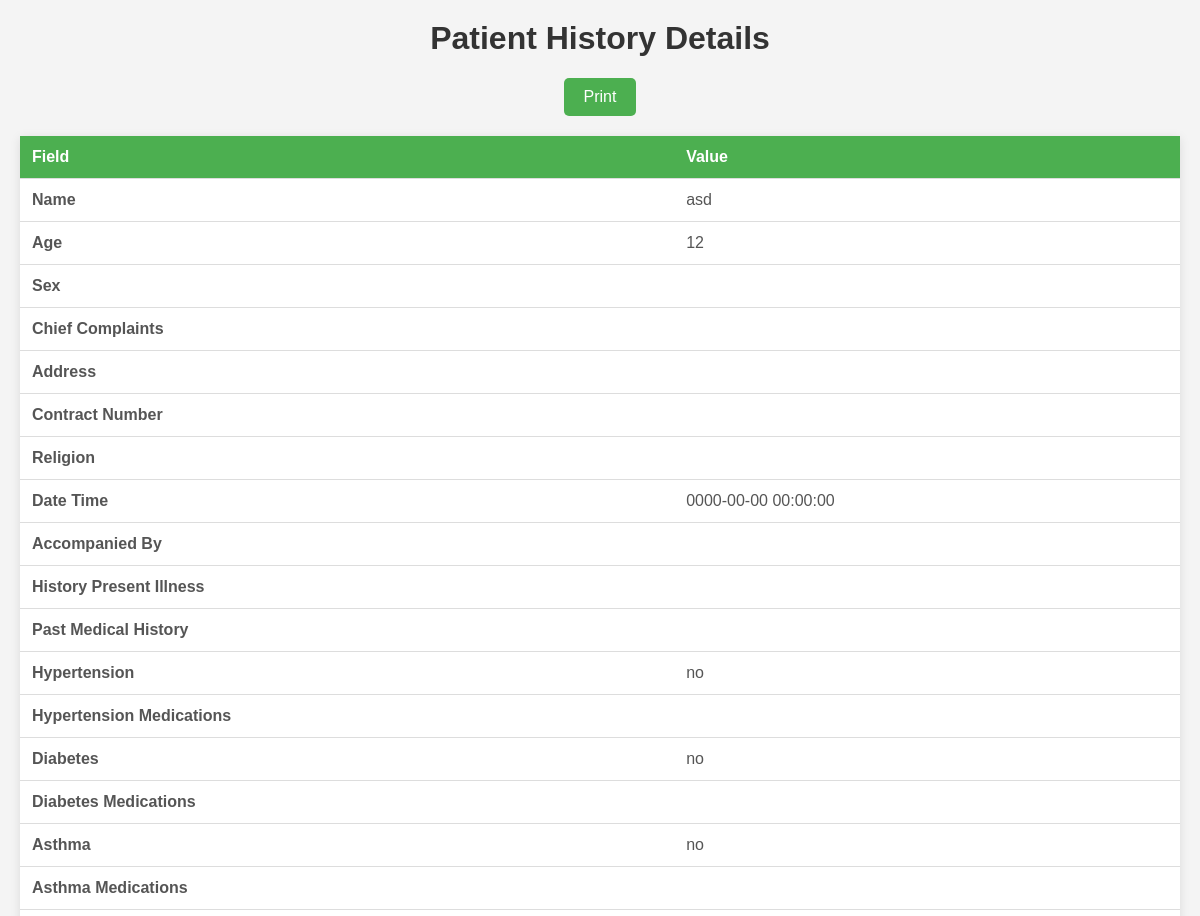
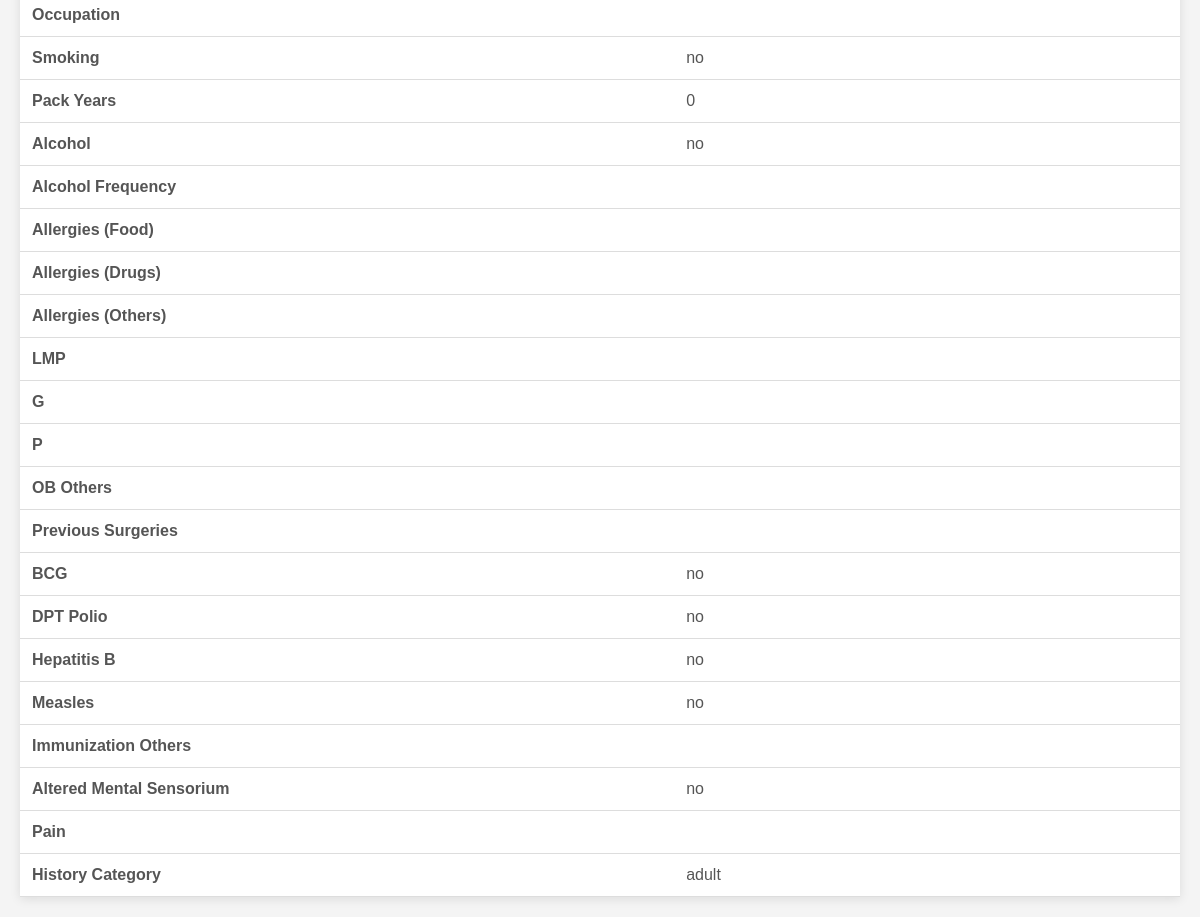
The page /adminsuper/view_history.php?id=8 on the database its author committed (2 pictures, top to bottom).
### tables this page shows
CREATE TABLE `history_sheet` (
  `id` int(11) NOT NULL,
  `patient_name` varchar(255) DEFAULT NULL,
  `age` int(11) DEFAULT NULL,
  `sex` enum('Male','Female','Other') DEFAULT NULL,
  `cs` varchar(255) DEFAULT NULL,
  `address` varchar(255) DEFAULT NULL,
  `contract_number` varchar(255) DEFAULT NULL,
  `religion` varchar(255) DEFAULT NULL,
  `date_time` datetime DEFAULT NULL,
  `accompanied_by` varchar(255) DEFAULT NULL,
  `chief_complaints` text DEFAULT NULL,
  `history_present_illness` text DEFAULT NULL,
  `past_medical_history` text DEFAULT NULL,
  `hypertension` enum('yes','no') DEFAULT 'no',
  `hypertension_meds` varchar(255) DEFAULT NULL,
  `diabetes` enum('yes','no') DEFAULT 'no',
  `diabetes_meds` varchar(255) DEFAULT NULL,
  `asthma` enum('yes','no') DEFAULT 'no',
  `asthma_meds` varchar(255) DEFAULT NULL,
  `others` enum('yes','no') DEFAULT 'no',
  `others_meds` varchar(255) DEFAULT NULL,
  `occupation` varchar(255) DEFAULT NULL,
  `smoking` enum('yes','no') DEFAULT 'no',
  `pack_years` int(11) DEFAULT NULL,
  `alcohol` enum('yes','no') DEFAULT 'no',
  `alcohol_frequency` varchar(255) DEFAULT NULL,
  `others_social` enum('yes','no') DEFAULT 'no',
  `others_social_detail` varchar(255) DEFAULT NULL,
  `pediatric_feeding` enum('yes','no') DEFAULT 'no',
  `pediatric_feeding_others` varchar(255) DEFAULT NULL,
  `allergies_food` varchar(255) DEFAULT NULL,
  `allergies_drugs` varchar(255) DEFAULT NULL,
  `allergies_others` varchar(255) DEFAULT NULL,
  `lmp` varchar(255) DEFAULT NULL,
  `g` varchar(255) DEFAULT NULL,
  `p` varchar(255) DEFAULT NULL,
  `ob_others` varchar(255) DEFAULT NULL,
  `previous_surgeries` text DEFAULT NULL,
  `bcg` enum('yes','no') DEFAULT 'no',
  `dpt_polio` enum('yes','no') DEFAULT 'no',
  `hepatitis_b` enum('yes','no') DEFAULT 'no',
  `measles` enum('yes','no') DEFAULT 'no',
  `immunization_others` varchar(255) DEFAULT NULL,
  `altered_mental_sensorium` enum('yes','no') DEFAULT 'no',
  `pain` varchar(255) DEFAULT NULL,
  `history_category` varchar(50) DEFAULT NULL
);

### adminsuper/view_history.php (the view, shortened to what this page needs)
<?php
include("../connection.php");
if (isset($_GET['id'])) {
    $id = intval($_GET['id']);
    $sql = "
        SELECT
            patient_name,
            age,
            sex,
            cs,
            address,
            contract_number,
            religion,
            date_time,
            accompanied_by,
            chief_complaints,
            history_present_illness,
            past_medical_history,
            hypertension,
            hypertension_meds,
            diabetes,
            diabetes_meds,
            asthma,
            asthma_meds,
            others,
            others_meds,
            occupation,
            smoking,
            pack_years,
            alcohol,
            alcohol_frequency,
            others_social,
            others_social_detail,
            pediatric_feeding,
            pediatric_feeding_others,
            allergies_food,
            allergies_drugs,
            allergies_others,
            lmp,
            g,
            p,
            ob_others,
            previous_surgeries,
            bcg,
            dpt_polio,
            hepatitis_b,
            measles,
            immunization_others,
            altered_mental_sensorium,
            pain,
            history_category
        FROM
            history_sheet
        WHERE
            id = ?
    ";
    $stmt = $database->prepare($sql);
    $stmt->bind_param("i", $id);
    $stmt->execute();
    $result = $stmt->get_result();
    if ($result->num_rows > 0) {
        $row = $result->fetch_assoc();
        ?>
        <h1>Patient History Details</h1>
        <button class="print-btn" onclick="window.print();">Print</button>
        <table>
            <tr>
                <th>Field</th>
                <th>Value</th>
            </tr>
            <tr>
                <td><strong>Name</strong></td>
                <td><?php echo htmlspecialchars($row['patient_name']); ?></td>
            </tr>
            <tr>
                <td><strong>Age</strong></td>
                <td><?php echo htmlspecialchars($row['age']); ?></td>
            </tr>
            <tr>
                <td><strong>Sex</strong></td>
                <td><?php echo htmlspecialchars($row['sex']); ?></td>
            </tr>
            <tr>
                <td><strong>Chief Complaints</strong></td>
                <td><?php echo htmlspecialchars($row['chief_complaints']); ?></td>
            </tr>
            <tr>
                <td><strong>Address</strong></td>
                <td><?php echo htmlspecialchars ($row['address']); ?></td>
            </tr>
            <tr>
                <td><strong>Contract Number</strong></td>
                <td><?php echo htmlspecialchars($row['contract_number']); ?></td>
            </tr>
            <tr>
                <td><strong>Religion</strong></td>
                <td><?php echo htmlspecialchars($row['religion']); ?></td>
            </tr>
            <tr>
                <td><strong>Date Time</strong></td>
                <td><?php echo htmlspecialchars($row['date_time']); ?></td>
            </tr>
            <tr>
                <td><strong>Accompanied By</strong></td>
                <td><?php echo htmlspecialchars($row['accompanied_by']); ?></td>
            </tr>
            <tr>
                <td><strong>History Present Illness</strong></td>
                <td><?php echo htmlspecialchars($row['history_present_illness']); ?></td>
            </tr>
            <tr>
                <td><strong>Past Medical History</strong></td>
                <td><?php echo htmlspecialchars($row['past_medical_history']); ?></td>
            </tr>
            <tr>
                <td><strong>Hypertension</strong></td>
                <td><?php echo htmlspecialchars($row['hypertension']); ?></td>
            </tr>
            <tr>
                <td><strong>Hypertension Medications</strong></td>
                <td><?php echo htmlspecialchars($row['hypertension_meds']); ?></td>
            </tr>
            <tr>
                <td><strong>Diabetes</strong></td>
                <td><?php echo htmlspecialchars($row['diabetes']); ?></td>
            </tr>
            <tr>
                <td><strong>Diabetes Medications</strong></td>
                <td><?php echo htmlspecialchars($row['diabetes_meds']); ?></td>
            </tr>
            <tr>
                <td><strong>Asthma</strong></td>
                <td><?php echo htmlspecialchars($row['asthma']); ?></td>
            </tr>
            <tr>
                <td><strong>Asthma Medications</strong></td>
                <td><?php echo htmlspecialchars($row['asthma_meds']); ?></td>
            </tr>
            <tr>
                <td><strong>Occupation</strong></td>
                <td><?php echo htmlspecialchars($row['occupation']); ?></td>
            </tr>
            <tr>
                <td><strong>Smoking</strong></td>
                <td><?php echo htmlspecialchars($row['smoking']); ?></td>
            </tr>
            <tr>
                <td><strong>Pack Years</strong></td>
                <td><?php echo htmlspecialchars($row['pack_years']); ?></td>
            </tr>
            <tr>
                <td><strong>Alcohol</strong></td>
                <td><?php echo htmlspecialchars($row['alcohol']); ?></td>
            </tr>
            <tr>
                <td><strong>Alcohol Frequency</strong></td>
                <td><?php echo htmlspecialchars($row['alcohol_frequency']); ?></td>
            </tr>
            <tr>
                <td><strong>Allergies (Food)</strong></td>
                <td><?php echo htmlspecialchars($row['allergies_food']); ?></td>
            </tr>
            <tr>
                <td><strong>Allergies (Drugs)</strong></td>
                <td><?php echo htmlspecialchars($row['allergies_drugs']); ?></td>
            </tr>
            <tr>
                <td><strong>Allergies (Others)</strong></td>
                <td><?php echo htmlspecialchars($row['allergies_others']); ?></td>
            </tr>
            <tr>
                <td><strong>LMP</strong></td>
                <td><?php echo htmlspecialchars($row['lmp']); ?></td>
            </tr>
            <tr>
                <td><strong>G</strong></td>
                <td><?php echo htmlspecialchars($row['g']); ?></td>
            </tr>
            <tr>
                <td><strong>P</strong></td>
                <td><?php echo htmlspecialchars($row['p']); ?></td>
            </tr>
            <tr>
                <td><strong>OB Others</strong></td>
                <td><?php echo htmlspecialchars($row['ob_others']); ?></td>
            </tr>
            <tr>
                <td><strong>Previous Surgeries</strong></td>
                <td><?php echo htmlspecialchars($row['previous_surgeries']); ?></td>
            </tr>
            <tr>
                <td><strong>BCG</strong></td>
                <td><?php echo htmlspecialchars($row['bcg']); ?></td>
            </tr>
            <tr>
                <td><strong>DPT Polio</strong></td>
                <td><?php echo htmlspecialchars($row['dpt_polio']); ?></td>
            </tr>
            <tr>
                <td><strong>Hepatitis B</strong></td>
                <td><?php echo htmlspecialchars($row['hepatitis_b']); ?></td>
            </tr>
            <tr>
                <td><strong>Measles</strong></td>
                <td><?php echo htmlspecialchars($row['measles']); ?></td>
            </tr>
            <tr>
                <td><strong>Immunization Others</strong></td>
                <td><?php echo htmlspecialchars($row['immunization_others']); ?></td>
            </tr>
            <tr>
                <td><strong>Altered Mental Sensorium</strong></td>
                <td><?php echo htmlspecialchars($row['altered_mental_sensorium']); ?></td>
            </tr>
            <tr>
                <td><strong>Pain</strong></td>
                <td><?php echo htmlspecialchars($row['pain']); ?></td>
            </tr>
            <tr>
                <td><strong>History Category</strong></td>
                <td><?php echo htmlspecialchars($row['history_category']); ?></td>
            </tr>
        </table>
        <?php
    } else {
        echo "No records found.";
    }
} else {
    echo "Invalid ID.";
}
?>

### adminsuper/view_history.php (style rules this page uses)
h1 { text-align: center; color: #333; }
table { width: 100%; border-collapse: collapse; margin-top: 20px; background-color: #fff; box-shadow: 0 2px 10px rgba(0, 0, 0, 0.1); }
th, td { padding: 12px; text-align: left; border-bottom: 1px solid #ddd; }
th { background-color: #4CAF50; color: white; font-weight: bold; }
td { color: #555; }
.print-btn { display: block; margin: 20px auto; padding: 10px 20px; background-color: #4CAF50; color: white; border: none; border-radius: 5px; cursor: pointer; text-align: center; font-size: 16px; }

### rows shown on the page
history_sheet: patient_name "asd", age "12", date_time "0000-00-00 00:00:00", hypertension "no", diabetes "no", asthma "no", smoking "no", pack_years "0", alcohol "no", bcg "no", dpt_polio "no", hepatitis_b "no", measles "no", altered_mental_sensorium "no", history_category "adult"
